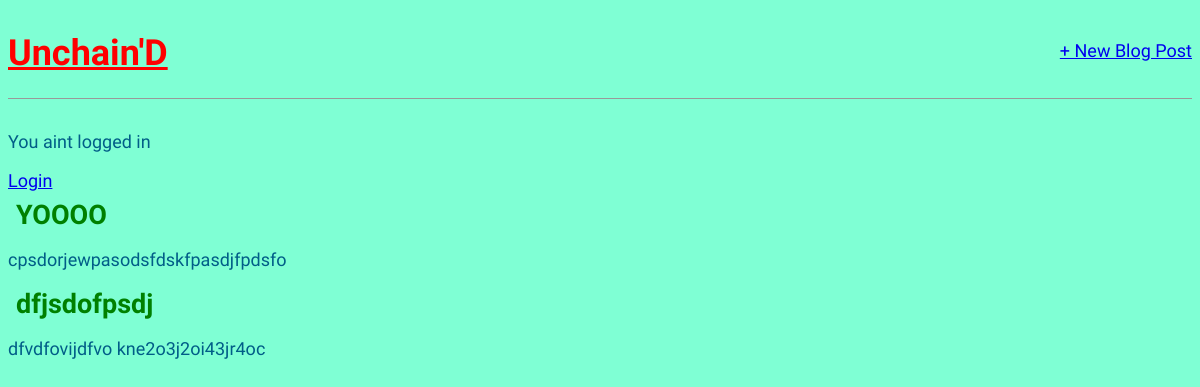
Before: / with the older database file.
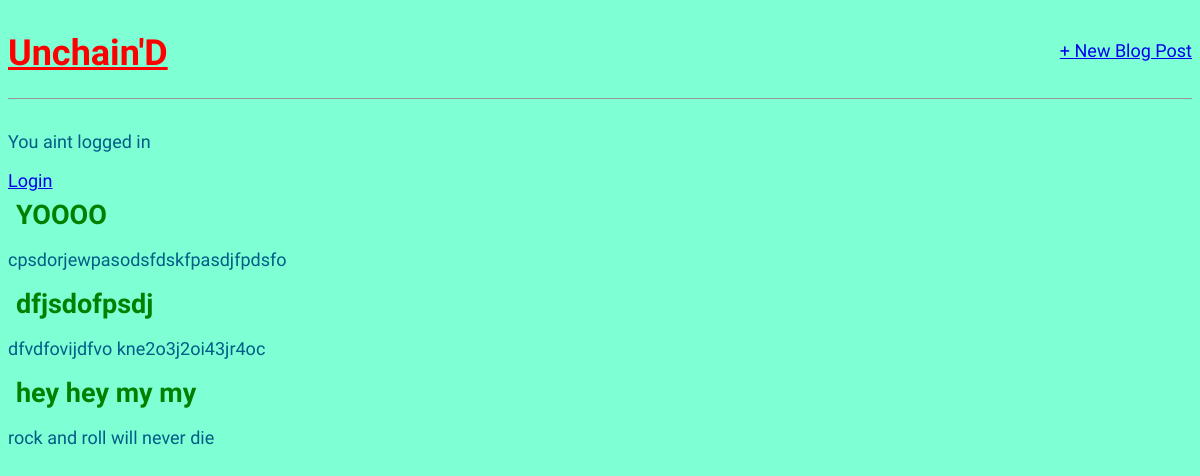
After: the same page with the newer database file.
### blog/models.py (models this page shows, shortened)
class Post(models.Model):
    title = models.CharField(max_length=200)
    author = models.ForeignKey(
        'auth.User',
        on_delete=models.CASCADE,
    )
    body = models.TextField()

### blog/views.py (the view)
# urls.py: path("", BlogListView.as_view(),
class BlogListView(ListView):
    model = Post
    template_name = 'home.html'

### templates/home.html
{% extends 'base.html' %}
{% block content %}
{% for post in object_list %}
<div class="post-entry">
    <h2><a href="{% url 'post_detail' post.pk %}">{{ post.title}}</a></h2>
    <p>{{ post.body }}</p>
</div>
{% endfor %}
{% endblock content %}

### templates/base.html (shortened to what this page needs)
{% load static %}
<html>
<head>
    <link rel="stylesheet" href="{% static 'css/base.css' %}">
</head>
<body>
    <header>
        <div class="nav-left">
            <h1><a href="{% url 'home' %}">Unchain'D</a></h1>
        </div>
        <div class="nav-right">
            <a href="{% url 'post_new' %}"> + New Blog Post</a>
        </div>
    </header>
    {% if user.is_authenticated %}
    <p>Hi {{user.username}}</p>
    <p><a href="{% url 'logout' %}">LogOut</a></p>
    {% else %}
    <p>You aint logged in</p>
    <a href="{% url 'login' %}">Login</a>
    {% endif %}
    {% block content %}
    {% endblock content %}
</body>
</html>

### static/css/base.css (style rules this page uses)
html { background-color: aquamarine; }
header h1 a { color: red; font-family: 'Hachi Maru Pop', cursive; }
body { font-family: 'Hachi Maru Pop', cursive; color: #015d87; font-size: 18px; }
header { border-bottom: 1px solid #999; margin-bottom: 2rem; display: flex; }
.nav-left { margin-right: auto; }
.nav-right { display: flex; padding-top: 2rem; }
.post-entry { margin-bottom: 2rem; }
.post-entry h2 { margin: .5rem; }
.post-entry h2 a, .post-entry h2 a:visited { color: green; text-decoration: none; }
.post-entry { margin: 0; font-weight: 400; }

Changed rows visible on the page:
added Post: title "hey hey my my", body "rock and roll will never die"
